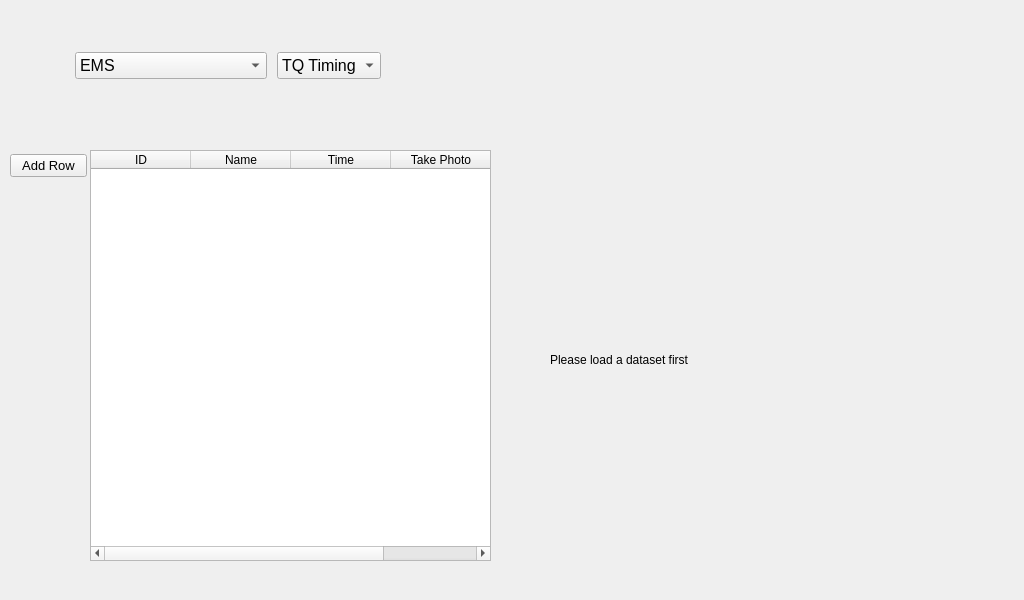
<?xml version="1.0" encoding="UTF-8"?>
<ui version="4.0">
 <class>MainWindow</class>
 <widget class="QMainWindow" name="MainWindow">
  <property name="geometry">
   <rect>
    <x>0</x>
    <y>0</y>
    <width>1024</width>
    <height>600</height>
   </rect>
  </property>
  <property name="minimumSize">
   <size>
    <width>1024</width>
    <height>600</height>
   </size>
  </property>
  <property name="maximumSize">
   <size>
    <width>1024</width>
    <height>600</height>
   </size>
  </property>
  <property name="windowTitle">
   <string>MainWindow</string>
  </property>
  <property name="windowOpacity">
   <double>1.000000000000000</double>
  </property>
  <widget class="QWidget" name="centralwidget">
   <widget class="QTableWidget" name="Data_Table">
    <property name="geometry">
     <rect>
      <x>90</x>
      <y>150</y>
      <width>401</width>
      <height>411</height>
     </rect>
    </property>
    <attribute name="horizontalHeaderVisible">
     <bool>true</bool>
    </attribute>
    <attribute name="horizontalHeaderCascadingSectionResizes">
     <bool>false</bool>
    </attribute>
    <attribute name="horizontalHeaderDefaultSectionSize">
     <number>100</number>
    </attribute>
    <column>
     <property name="text">
      <string>ID</string>
     </property>
    </column>
    <column>
     <property name="text">
      <string>Name</string>
     </property>
    </column>
    <column>
     <property name="text">
      <string>Time</string>
     </property>
    </column>
    <column>
     <property name="text">
      <string>Take Photo</string>
     </property>
    </column>
   </widget>
   <widget class="QWidget" name="layoutWidget">
    <property name="geometry">
     <rect>
      <x>70</x>
      <y>50</y>
      <width>311</width>
      <height>31</height>
     </rect>
    </property>
    <layout class="QHBoxLayout" name="HL_Mode_Selection" stretch="2,0">
     <property name="spacing">
      <number>10</number>
     </property>
     <property name="leftMargin">
      <number>5</number>
     </property>
     <item>
      <widget class="QComboBox" name="comboBox">
       <property name="font">
        <font>
         <pointsize>12</pointsize>
        </font>
       </property>
       <item>
        <property name="text">
         <string>EMS</string>
        </property>
       </item>
       <item>
        <property name="text">
         <string>Normal</string>
        </property>
       </item>
      </widget>
     </item>
     <item>
      <widget class="QComboBox" name="comboBox_2">
       <property name="font">
        <font>
         <pointsize>12</pointsize>
        </font>
       </property>
       <item>
        <property name="text">
         <string>TQ Timing</string>
        </property>
       </item>
      </widget>
     </item>
    </layout>
   </widget>
   <widget class="QWidget" name="layoutWidget_2">
    <property name="geometry">
     <rect>
      <x>10</x>
      <y>150</y>
      <width>77</width>
      <height>31</height>
     </rect>
    </property>
    <layout class="QVBoxLayout" name="verticalLayout">
     <item>
      <widget class="QPushButton" name="addButton">
       <property name="font">
        <font>
         <pointsize>10</pointsize>
        </font>
       </property>
       <property name="text">
        <string>Add Row</string>
       </property>
      </widget>
     </item>
    </layout>
   </widget>
   <widget class="QLabel" name="imageDisplayer">
    <property name="geometry">
     <rect>
      <x>550</x>
      <y>160</y>
      <width>400</width>
      <height>400</height>
     </rect>
    </property>
    <property name="text">
     <string>Please load a dataset first</string>
    </property>
   </widget>
  </widget>
 </widget>
 <resources/>
 <connections/>
</ui>
